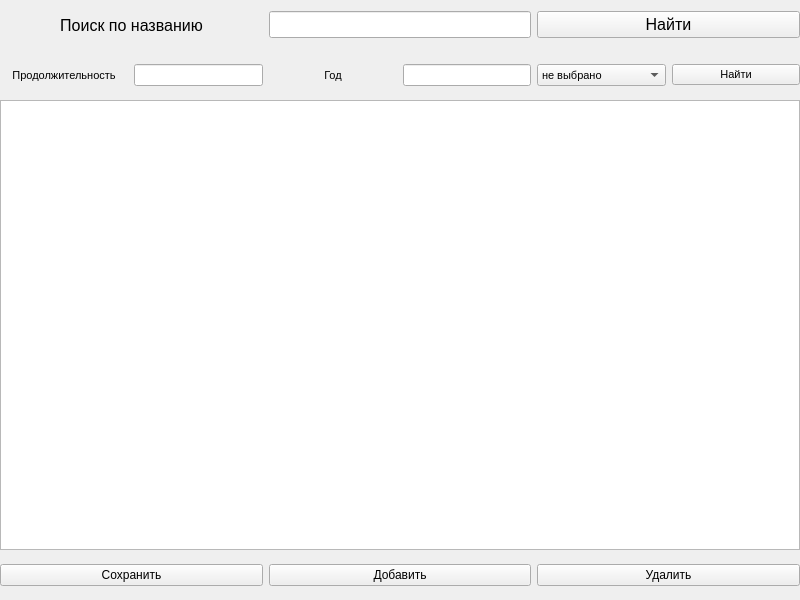
<?xml version="1.0" encoding="UTF-8"?>
<ui version="4.0">
 <class>MainWindow</class>
 <widget class="QMainWindow" name="MainWindow">
  <property name="geometry">
   <rect>
    <x>0</x>
    <y>0</y>
    <width>800</width>
    <height>600</height>
   </rect>
  </property>
  <property name="minimumSize">
   <size>
    <width>800</width>
    <height>600</height>
   </size>
  </property>
  <property name="maximumSize">
   <size>
    <width>800</width>
    <height>600</height>
   </size>
  </property>
  <property name="windowTitle">
   <string>Жанры</string>
  </property>
  <widget class="QWidget" name="centralwidget">
   <widget class="QWidget" name="horizontalWidget" native="true">
    <property name="geometry">
     <rect>
      <x>0</x>
      <y>0</y>
      <width>800</width>
      <height>50</height>
     </rect>
    </property>
    <property name="minimumSize">
     <size>
      <width>800</width>
      <height>50</height>
     </size>
    </property>
    <property name="maximumSize">
     <size>
      <width>800</width>
      <height>50</height>
     </size>
    </property>
    <layout class="QHBoxLayout" name="horizontalLayout">
     <item>
      <widget class="QLabel" name="label">
       <property name="sizePolicy">
        <sizepolicy hsizetype="Expanding" vsizetype="Expanding">
         <horstretch>0</horstretch>
         <verstretch>0</verstretch>
        </sizepolicy>
       </property>
       <property name="font">
        <font>
         <pointsize>12</pointsize>
        </font>
       </property>
       <property name="text">
        <string>Поиск по названию</string>
       </property>
       <property name="alignment">
        <set>Qt::AlignCenter</set>
       </property>
      </widget>
     </item>
     <item>
      <widget class="QLineEdit" name="name">
       <property name="font">
        <font>
         <pointsize>12</pointsize>
        </font>
       </property>
       <property name="alignment">
        <set>Qt::AlignCenter</set>
       </property>
      </widget>
     </item>
     <item>
      <widget class="QPushButton" name="btn">
       <property name="sizePolicy">
        <sizepolicy hsizetype="Expanding" vsizetype="Fixed">
         <horstretch>0</horstretch>
         <verstretch>0</verstretch>
        </sizepolicy>
       </property>
       <property name="font">
        <font>
         <pointsize>12</pointsize>
        </font>
       </property>
       <property name="text">
        <string>Найти</string>
       </property>
      </widget>
     </item>
    </layout>
   </widget>
   <widget class="QTableWidget" name="table">
    <property name="geometry">
     <rect>
      <x>0</x>
      <y>100</y>
      <width>800</width>
      <height>450</height>
     </rect>
    </property>
    <property name="minimumSize">
     <size>
      <width>800</width>
      <height>450</height>
     </size>
    </property>
    <property name="maximumSize">
     <size>
      <width>800</width>
      <height>450</height>
     </size>
    </property>
   </widget>
   <widget class="QWidget" name="horizontalWidget" native="true">
    <property name="geometry">
     <rect>
      <x>0</x>
      <y>50</y>
      <width>800</width>
      <height>50</height>
     </rect>
    </property>
    <layout class="QHBoxLayout" name="horizontalLayout_2">
     <item>
      <widget class="QLabel" name="label_3">
       <property name="sizePolicy">
        <sizepolicy hsizetype="Expanding" vsizetype="Preferred">
         <horstretch>0</horstretch>
         <verstretch>0</verstretch>
        </sizepolicy>
       </property>
       <property name="font">
        <font>
         <pointsize>8</pointsize>
        </font>
       </property>
       <property name="text">
        <string>Продолжительность</string>
       </property>
       <property name="alignment">
        <set>Qt::AlignCenter</set>
       </property>
      </widget>
     </item>
     <item>
      <widget class="QLineEdit" name="dur">
       <property name="sizePolicy">
        <sizepolicy hsizetype="Expanding" vsizetype="Fixed">
         <horstretch>0</horstretch>
         <verstretch>0</verstretch>
        </sizepolicy>
       </property>
       <property name="font">
        <font>
         <pointsize>8</pointsize>
        </font>
       </property>
       <property name="alignment">
        <set>Qt::AlignLeading|Qt::AlignLeft|Qt::AlignVCenter</set>
       </property>
      </widget>
     </item>
     <item>
      <widget class="QLabel" name="label_2">
       <property name="sizePolicy">
        <sizepolicy hsizetype="Expanding" vsizetype="Preferred">
         <horstretch>0</horstretch>
         <verstretch>0</verstretch>
        </sizepolicy>
       </property>
       <property name="font">
        <font>
         <pointsize>8</pointsize>
        </font>
       </property>
       <property name="text">
        <string>Год</string>
       </property>
       <property name="alignment">
        <set>Qt::AlignCenter</set>
       </property>
      </widget>
     </item>
     <item>
      <widget class="QLineEdit" name="year">
       <property name="sizePolicy">
        <sizepolicy hsizetype="Expanding" vsizetype="Fixed">
         <horstretch>0</horstretch>
         <verstretch>0</verstretch>
        </sizepolicy>
       </property>
       <property name="font">
        <font>
         <pointsize>8</pointsize>
        </font>
       </property>
       <property name="alignment">
        <set>Qt::AlignLeading|Qt::AlignLeft|Qt::AlignVCenter</set>
       </property>
      </widget>
     </item>
     <item>
      <widget class="QComboBox" name="combo">
       <property name="sizePolicy">
        <sizepolicy hsizetype="Expanding" vsizetype="Fixed">
         <horstretch>0</horstretch>
         <verstretch>0</verstretch>
        </sizepolicy>
       </property>
       <property name="font">
        <font>
         <pointsize>8</pointsize>
        </font>
       </property>
       <item>
        <property name="text">
         <string>не выбрано</string>
        </property>
       </item>
      </widget>
     </item>
     <item>
      <widget class="QPushButton" name="btn_find">
       <property name="sizePolicy">
        <sizepolicy hsizetype="Expanding" vsizetype="Fixed">
         <horstretch>0</horstretch>
         <verstretch>0</verstretch>
        </sizepolicy>
       </property>
       <property name="font">
        <font>
         <pointsize>8</pointsize>
        </font>
       </property>
       <property name="text">
        <string>Найти</string>
       </property>
      </widget>
     </item>
    </layout>
   </widget>
   <widget class="QWidget" name="horizontalWidget" native="true">
    <property name="geometry">
     <rect>
      <x>0</x>
      <y>550</y>
      <width>800</width>
      <height>50</height>
     </rect>
    </property>
    <property name="minimumSize">
     <size>
      <width>800</width>
      <height>50</height>
     </size>
    </property>
    <property name="maximumSize">
     <size>
      <width>800</width>
      <height>50</height>
     </size>
    </property>
    <layout class="QHBoxLayout" name="horizontalLayout_3">
     <item>
      <widget class="QPushButton" name="save">
       <property name="text">
        <string>Сохранить</string>
       </property>
      </widget>
     </item>
     <item>
      <widget class="QPushButton" name="add">
       <property name="text">
        <string>Добавить</string>
       </property>
      </widget>
     </item>
     <item>
      <widget class="QPushButton" name="dele">
       <property name="text">
        <string>Удалить</string>
       </property>
      </widget>
     </item>
    </layout>
   </widget>
  </widget>
 </widget>
 <resources/>
 <connections/>
</ui>
